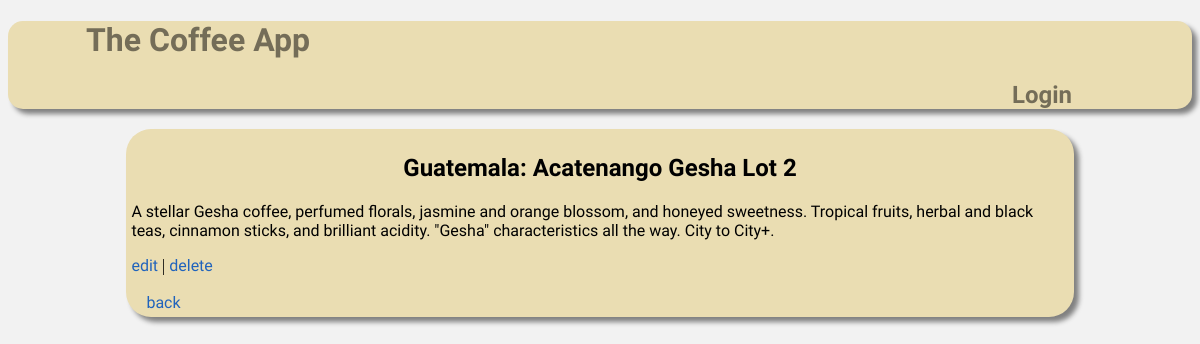
Screenshot of /show-coffee/23 with the database file from the repository.
### database_setup.py (models this page shows, shortened)
class Origin(Base):
    __tablename__ = 'origin'
    id = Column(Integer, primary_key=True)
    name = Column(String(250), nullable=False)

class Coffee(Base):
    __tablename__ = 'coffee'
    id = Column(Integer, primary_key=True)
    name = Column(String(250), nullable=False)
    description = Column(String(250))
    origin_id = Column(Integer, ForeignKey('origin.id'))
    origin = relationship(Origin)

### project.py (the view)
@app.route('/show-coffee/<int:coffee_id>', methods=['GET'])
def showCoffee(coffee_id):
    coffee = session.query(Coffee).filter_by(id=coffee_id).one()
    origin = session.query(Origin).filter_by(id=coffee.origin_id).one()
    return render_template('show-coffee.html', coffee=coffee, origin=origin)

### templates/show-coffee.html (shortened to what this page needs)
{% extends "main.html" %}
{% block content %}
<h2 class="sub-header">{{ origin.name }}: {{ coffee.name }}</h2>
<p class="coffee-description">{{coffee.description}}</p>
<a href="{{url_for('editSingleCoffee', coffee_id=coffee.id)}}">edit</a> | <a href="{{url_for('deleteCoffeeToHome', coffee_id=coffee.id)}}">delete</a>
<br /><br />
<a href="{{ url_for('showHomePage') }}" class="back-button">back</a>
{% endblock %}

### static/style.css (style rules this page uses)
* { box-sizing: border-box; }
header, h1, h2, h4 { font-family: 'Bungee Inline', cursive; }
a, .coffee-description { font-family: 'Comfortaa', cursive; }
.sub-header { text-align: center; }
.back-button, .button { margin: 15px; position: relative; }
body { background-color: #f2f2f2; }
a { text-decoration: none; color: #2063bc; }

### rows the page displays
Origin: name "Guatemala"
Coffee: name "Acatenango Gesha Lot 2", description "A stellar Gesha coffee, perfumed florals, jasmine and orange blossom, and honeyed sweetness. Tropical fruits, herbal and black teas, cinnamon sticks, and brilliant acidity. \"Gesha\" characteristics all the way. City to City+."
